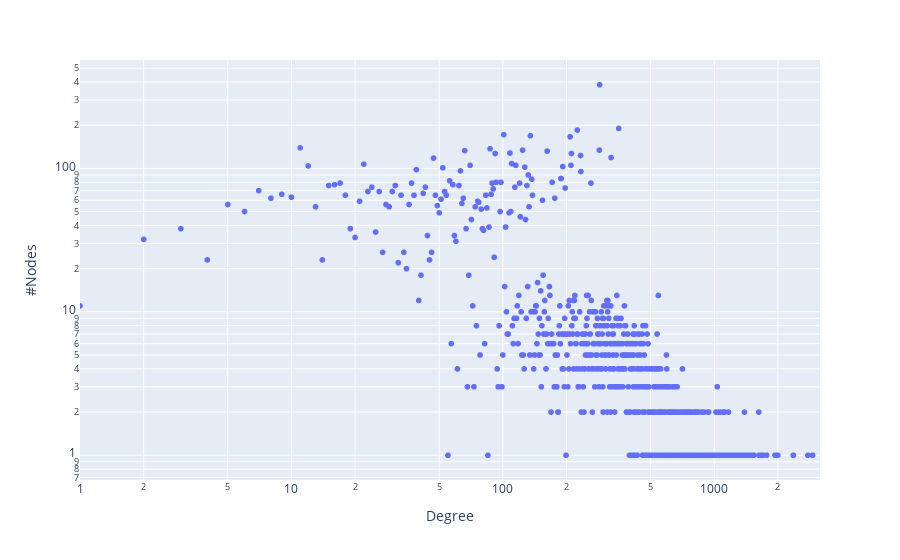

This figure's notebook cell:
### Code cell
#degree distribution

#logaritmic-scale plot
fig3 = px.scatter(DegFreq, x="Degree Value", y="Node Frequency", title = 'Degree Distribution [Log-log scale]', log_x = True, log_y = True)
fig3.update_layout(xaxis_title="Degree",  yaxis_title="#Nodes")
fig3.update_xaxes(
    range=[0,3.5],  # sets the range of xaxis
    )  # meanwhile compresses the xaxis by decreasing its "domain"


fig3.show()

### Figure 1 — Plotly figure (JSON) as saved in the notebook; plotly's stock layout.template omitted (floating-point values rounded to 4 significant figures; data arrays with more than 128 entries replaced by an {"elided": "..."} marker saying what was removed)
{"data": [{"hovertemplate": "Degree Value=%{x}<br>Node Frequency=%{y}<extra></extra>", "legendgroup": "", "marker": {"color": "#636efa", "symbol": "circle"}, "mode": "markers", "name": "", "showlegend": false, "x": {"elided": "2919 int values"}, "xaxis": "x", "y": {"elided": "2919 int values"}, "yaxis": "y", "type": "scattergl"}], "layout": {"xaxis": {"anchor": "y", "domain": [0.0, 1.0], "title": {"text": "Degree"}, "type": "log", "range": [0, 3.5]}, "yaxis": {"anchor": "x", "domain": [0.0, 1.0], "title": {"text": "#Nodes"}, "type": "log"}, "legend": {"tracegroupgap": 0}, "margin": {"t": 60}}}
